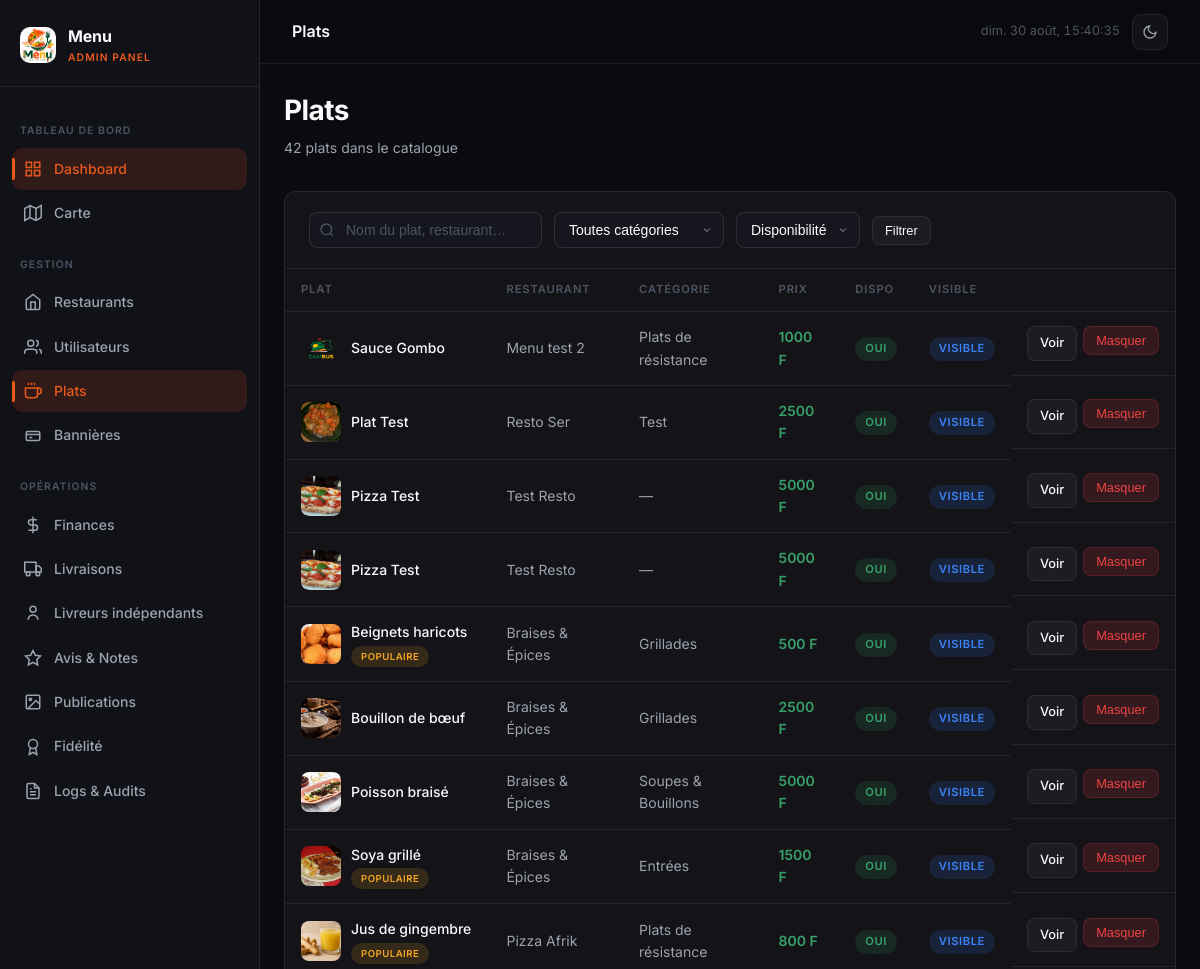
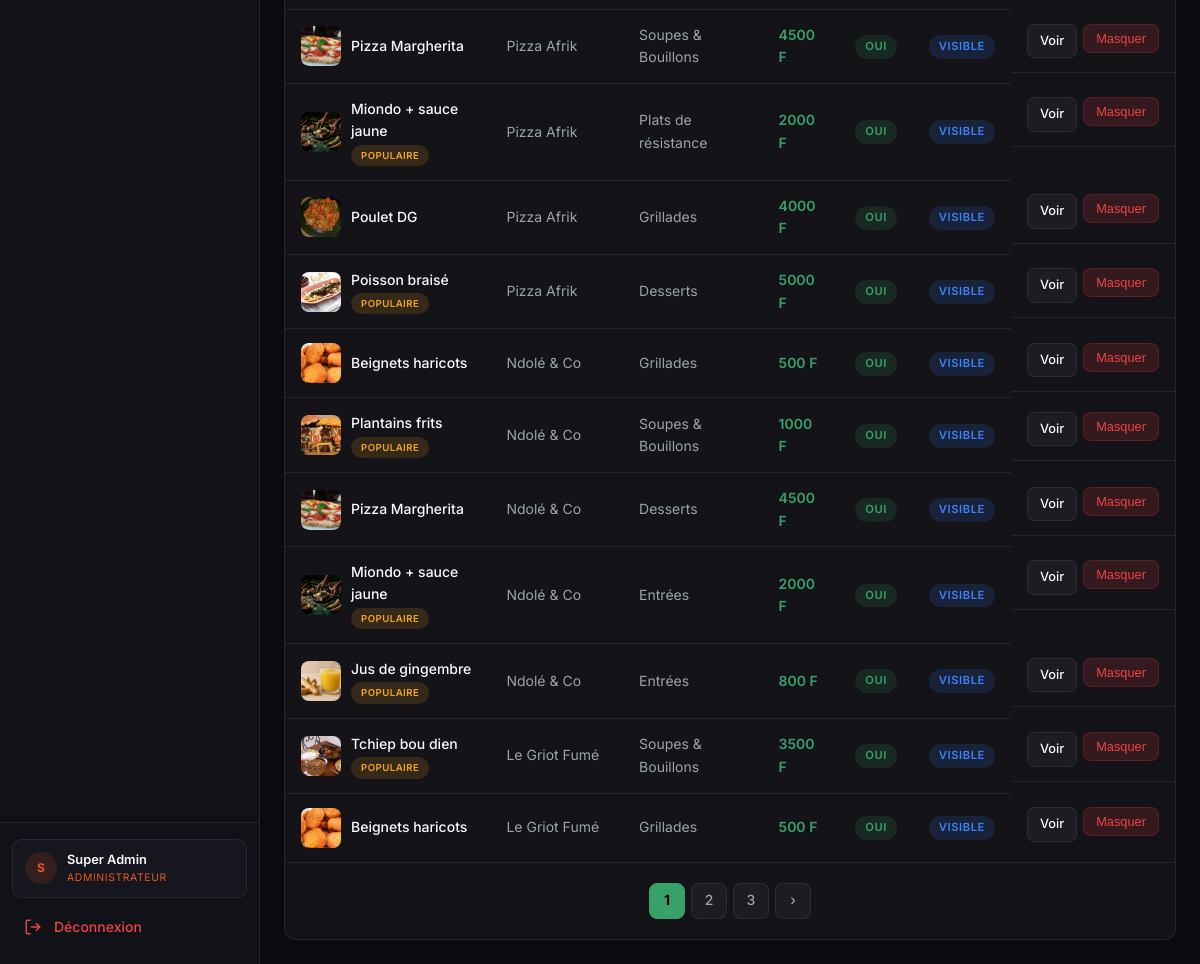
/admin-panel/dishes/ (signed in), run on the app's committed database (2 pictures, top to bottom).
### core/models.py (models this page shows, shortened)
class User(AbstractUser):
    ROLE_CHOICES = [
        ('admin', 'Administrateur'),
        ('restaurant', 'Restaurant'),
        ('client', 'Client'),
        ('livreur', 'Livreur'),
    ]
    role = models.CharField(max_length=20, choices=ROLE_CHOICES, default='client')
    telephone = models.CharField(max_length=20, blank=True)
    allergies = models.CharField(max_length=300, blank=True)
    avatar = models.ImageField(upload_to='avatars/', blank=True, null=True)
    gain_total = models.DecimalField(max_digits=12, decimal_places=0, default=0)
    nombre_livraisons = models.PositiveIntegerField(default=0)
    restaurant_attache = models.ForeignKey(
        'RestaurantProfile', on_delete=models.SET_NULL, null=True, blank=True, related_name='livreurs',
    )
    points_solde = models.PositiveIntegerField(default=0)
    feed_seed = models.UUIDField(default=uuid.uuid4, editable=False)
    class Meta:
        verbose_name = 'Utilisateur'
        verbose_name_plural = 'Utilisateurs'

class Plat(ApercuMixin, models.Model):
    restaurant = models.ForeignKey(RestaurantProfile, on_delete=models.CASCADE, related_name='plats')
    categorie = models.ForeignKey(Categorie, on_delete=models.SET_NULL, null=True, blank=True)
    nom = models.CharField(max_length=200)
    description = models.TextField(blank=True)
    prix = models.DecimalField(max_digits=10, decimal_places=0)
    frais_livraison = models.DecimalField(max_digits=10, decimal_places=0, default=500)
    image = models.ImageField(upload_to='plats/', blank=True, null=True)
    is_available = models.BooleanField(default=True)
    is_popular = models.BooleanField(default=False)
    is_featured = models.BooleanField(default=False)
    is_visible = models.BooleanField(default=True)
    plat_du_jour_le = models.DateField(null=True, blank=True)
    allergies = models.CharField(max_length=300, blank=True)
    ingredients = models.TextField(blank=True)
    created_at = models.DateTimeField(auto_now_add=True)
    class Meta:
        verbose_name = 'Plat'
        verbose_name_plural = 'Plats'

class RestaurantProfile(models.Model):
    user = models.OneToOneField(User, on_delete=models.CASCADE, related_name='restaurant_profile')
    nom = models.CharField(max_length=200)
    description = models.TextField(blank=True)
    adresse = models.CharField(max_length=300)
    ville = models.CharField(max_length=100)
    pays = models.CharField(max_length=100, default='Cameroun')
    latitude = models.DecimalField(max_digits=9, decimal_places=6, null=True, blank=True)
    longitude = models.DecimalField(max_digits=9, decimal_places=6, null=True, blank=True)
    logo = models.ImageField(upload_to='restaurants/logos/', blank=True, null=True)
    cover_image = models.ImageField(upload_to='restaurants/covers/', blank=True, null=True)
    commission_rate = models.DecimalField(max_digits=5, decimal_places=2, default=10.00)
    is_verified = models.BooleanField(default=False)
    is_open = models.BooleanField(default=True)
    temps_livraison_moyen = models.PositiveIntegerField(default=30)
    frais_livraison = models.DecimalField(max_digits=10, decimal_places=0, default=500)
    prix_reservation = models.DecimalField(max_digits=10, decimal_places=0, default=5000)
    note_cache = models.DecimalField(max_digits=3, decimal_places=1, default=0)
    created_at = models.DateTimeField(auto_now_add=True)
    class Meta:
        verbose_name = 'Profil Restaurant'
        verbose_name_plural = 'Profils Restaurants'

class Categorie(models.Model):
    nom = models.CharField(max_length=100)
    description = models.TextField(blank=True)
    icone = models.CharField(max_length=50, blank=True)
    class Meta:
        verbose_name = 'Catégorie'
        verbose_name_plural = 'Catégories'

### core/views/dashboard.py (the view)
    def wrapper(request, *args, **kwargs):
        if not request.user.is_authenticated or request.user.role != 'admin':
            return redirect('core:login')
        return view_func(request, *args, **kwargs)

### templates/admin_panel/dishes/list.html (shortened to what this page needs)
{% extends 'base.html' %}
{% block topbar_title %}Plats{% endblock %}
{% block content %}
<div class="page-header anim-fade-up">
  <div>
    <h1 class="page-title">Plats</h1>
    <p class="page-subtitle">{{ page_obj.paginator.count }} plat{{ page_obj.paginator.count|pluralize }} dans le catalogue</p>
  </div>
</div>
<div class="table-wrapper">
  <div class="table-header">
    <form method="get" class="filter-bar" style="flex:1;">
      <div class="input-search-wrapper">
        <input type="text" name="q" value="{{ q }}" placeholder="Nom du plat, restaurant…" class="input-search">
      </div>
      <select name="categorie" class="input-select" onchange="this.form.submit()">
        <option value="">Toutes catégories</option>
      </select>
      <select name="dispo" class="input-select" onchange="this.form.submit()">
        <option value="">Disponibilité</option>
      </select>
      <button type="submit" class="btn btn-secondary btn-sm">Filtrer</button>
    </form>
  </div>
  {% if page_obj %}
  <table>
    <thead><tr><th>Plat</th><th>Restaurant</th><th>Catégorie</th><th>Prix</th><th>Dispo</th><th>Visible</th><th></th></tr></thead>
    <tbody>
      {% for plat in page_obj %}
      <tr class="anim-fade-up" style="animation-delay:{{ forloop.counter0 }}0ms;">
        <td>
          <div style="display:flex;align-items:center;gap:10px;">
            {% if plat.image %}<img src="{{ plat.image.url }}" style="width:40px;height:40px;border-radius:8px;object-fit:cover;">
            {% else %}<div style="width:40px;height:40px;border-radius:8px;background:var(--accent-amber-dim);display:flex;align-items:center;justify-content:center;font-size:1.2rem;">🍽️</div>{% endif %}
            <div>
              <div style="color:var(--text-primary);font-weight:500;">{{ plat.nom }}</div>
              {% if plat.is_popular %}<span class="badge badge-amber" style="font-size:0.6rem;">Populaire</span>{% endif %}
            </div>
          </div>
        </td>
        <td>{{ plat.restaurant.nom }}</td>
        <td>{{ plat.categorie.nom|default:"—" }}</td>
        <td style="color:var(--accent-green);font-weight:600;">{{ plat.prix|floatformat:0 }} F</td>
        <td>{% if plat.is_available %}<span class="badge badge-green">Oui</span>{% else %}<span class="badge badge-red">Non</span>{% endif %}</td>
        <td>{% if plat.is_visible %}<span class="badge badge-blue">Visible</span>{% else %}<span class="badge badge-gray">Masqué</span>{% endif %}</td>
        <td style="display:flex;gap:6px;">
          <a href="{% url 'core:dish_detail' plat.pk %}" class="btn btn-secondary btn-sm">Voir</a>
          <form method="post" action="{% url 'core:dish_toggle' plat.pk %}">{% csrf_token %}
            <button class="btn {% if plat.is_visible %}btn-danger{% else %}btn-amber{% endif %} btn-sm">{% if plat.is_visible %}Masquer{% else %}Afficher{% endif %}</button>
          </form>
        </td>
      </tr>
      {% endfor %}
    </tbody>
  </table>
  {% if page_obj.has_other_pages %}
  <div class="pagination">
    {% for num in page_obj.paginator.page_range %}{% if page_obj.number == num %}<span class="page-link active">{{ num }}</span>{% elif num > page_obj.number|add:'-3' and num < page_obj.number|add:'3' %}<a href="?page={{ num }}&q={{ q }}" class="page-link">{{ num }}</a>{% endif %}{% endfor %}
    {% if page_obj.has_next %}<a href="?page={{ page_obj.next_page_number }}&q={{ q }}" class="page-link">›</a>{% endif %}
  </div>
  {% endif %}
  {% else %}
  <div class="empty-state"><svg viewBox="0 0 24 24" fill="none" stroke="currentColor" stroke-width="1.5"><path d="M18 8h1a4 4 0 0 1 0 8h-1"/><path d="M2 8h16v9a4 4 0 0 1-4 4H6a4 4 0 0 1-4-4V8z"/></svg><p>Aucun plat trouvé</p></div>
  {% endif %}
</div>
{% endblock %}

### templates/base.html (shortened to what this page needs)
<!DOCTYPE html>
<html lang="fr">
<head>
{% load static %}
<link rel="stylesheet" href="{% static 'css/base.css' %}">
<link rel="stylesheet" href="{% static 'css/sidebar.css' %}">
<link rel="stylesheet" href="{% static 'css/animations.css' %}">
</head>
<body>
<div class="app-layout">
  <aside class="sidebar" id="sidebar">
    <div class="sidebar-header">
      <img src="{% static 'logo.png' %}" alt="Menu" class="sidebar-logo" onerror="this.style.display='none'">
      <div class="sidebar-brand">
        <div class="sidebar-brand-name">Menu</div>
        <div class="sidebar-brand-sub">Admin Panel</div>
      </div>
    </div>
    <nav class="sidebar-nav">
      <span class="nav-section-label">Tableau de bord</span>
      <a href="{% url 'core:dashboard' %}" class="nav-item {% if active_page == 'dashboard' %}active{% endif %}">
        <svg class="nav-icon" viewBox="0 0 24 24" fill="none" stroke-width="2"><rect x="3" y="3" width="7" height="7"/><rect x="14" y="3" width="7" height="7"/><rect x="14" y="14" width="7" height="7"/><rect x="3" y="14" width="7" height="7"/></svg>
        Dashboard
      </a>
      <a href="{% url 'core:map' %}" class="nav-item {% if active_page == 'map' %}active{% endif %}">
        <svg class="nav-icon" viewBox="0 0 24 24" fill="none" stroke-width="2"><polygon points="1 6 1 22 8 18 16 22 23 18 23 2 16 6 8 2 1 6"/><line x1="8" y1="2" x2="8" y2="18"/><line x1="16" y1="6" x2="16" y2="22"/></svg>
        Carte
      </a>
      <span class="nav-section-label">Gestion</span>
      <a href="{% url 'core:restaurant_list' %}" class="nav-item {% if active_page == 'restaurants' %}active{% endif %}">
        <svg class="nav-icon" viewBox="0 0 24 24" fill="none" stroke-width="2"><path d="M3 9l9-7 9 7v11a2 2 0 0 1-2 2H5a2 2 0 0 1-2-2z"/><polyline points="9 22 9 12 15 12 15 22"/></svg>
        Restaurants
      </a>
      <a href="{% url 'core:user_list' %}" class="nav-item {% if active_page == 'users' %}active{% endif %}">
        <svg class="nav-icon" viewBox="0 0 24 24" fill="none" stroke-width="2"><path d="M17 21v-2a4 4 0 0 0-4-4H5a4 4 0 0 0-4 4v2"/><circle cx="9" cy="7" r="4"/><path d="M23 21v-2a4 4 0 0 0-3-3.87"/><path d="M16 3.13a4 4 0 0 1 0 7.75"/></svg>
        Utilisateurs
      </a>
      <a href="{% url 'core:dish_list' %}" class="nav-item {% if active_page == 'dishes' %}active{% endif %}">
        <svg class="nav-icon" viewBox="0 0 24 24" fill="none" stroke-width="2"><path d="M18 8h1a4 4 0 0 1 0 8h-1"/><path d="M2 8h16v9a4 4 0 0 1-4 4H6a4 4 0 0 1-4-4V8z"/><line x1="6" y1="1" x2="6" y2="4"/><line x1="10" y1="1" x2="10" y2="4"/><line x1="14" y1="1" x2="14" y2="4"/></svg>
        Plats
      </a>
      <a href="{% url 'core:banniere_list' %}" class="nav-item {% if active_page == 'bannieres' %}active{% endif %}">
        <svg class="nav-icon" viewBox="0 0 24 24" fill="none" stroke-width="2"><rect x="3" y="6" width="18" height="12" rx="2"/><path d="M3 10h18"/><path d="M7 14h4"/></svg>
        Bannières
      </a>
      <span class="nav-section-label">Opérations</span>
      <a href="{% url 'core:finances' %}" class="nav-item {% if active_page == 'finances' %}active{% endif %}">
        <svg class="nav-icon" viewBox="0 0 24 24" fill="none" stroke-width="2"><line x1="12" y1="1" x2="12" y2="23"/><path d="M17 5H9.5a3.5 3.5 0 0 0 0 7h5a3.5 3.5 0 0 1 0 7H6"/></svg>
        Finances
      </a>
      <a href="{% url 'core:deliveries' %}" class="nav-item {% if active_page == 'deliveries' %}active{% endif %}">
        <svg class="nav-icon" viewBox="0 0 24 24" fill="none" stroke-width="2"><rect x="1" y="3" width="15" height="13"/><polygon points="16 8 20 8 23 11 23 16 16 16 16 8"/><circle cx="5.5" cy="18.5" r="2.5"/><circle cx="18.5" cy="18.5" r="2.5"/></svg>
        Livraisons
      </a>
      <a href="{% url 'core:admin_livreurs' %}" class="nav-item {% if active_page == 'livreurs' %}active{% endif %}">
        <svg class="nav-icon" viewBox="0 0 24 24" fill="none" stroke-width="2"><circle cx="12" cy="7" r="4"/><path d="M5.5 21a6.5 6.5 0 0 1 13 0"/></svg>
        Livreurs indépendants
      </a>
      <a href="{% url 'core:reviews' %}" class="nav-item {% if active_page == 'reviews' %}active{% endif %}">
        <svg class="nav-icon" viewBox="0 0 24 24" fill="none" stroke-width="2"><polygon points="12 2 15.09 8.26 22 9.27 17 14.14 18.18 21.02 12 17.77 5.82 21.02 7 14.14 2 9.27 8.91 8.26 12 2"/></svg>
        Avis & Notes
      </a>
      <a href="{% url 'core:admin_publications' %}" class="nav-item {% if active_page == 'publications' %}active{% endif %}">
        <svg class="nav-icon" viewBox="0 0 24 24" fill="none" stroke-width="2"><rect x="3" y="3" width="18" height="18" rx="2"/><circle cx="8.5" cy="8.5" r="1.5"/><polyline points="21 15 16 10 5 21"/></svg>
        Publications
      </a>
      <a href="{% url 'core:admin_fidelite' %}" class="nav-item {% if active_page == 'fidelite' %}active{% endif %}">
        <svg class="nav-icon" viewBox="0 0 24 24" fill="none" stroke-width="2"><circle cx="12" cy="8" r="6"/><path d="M15.477 12.89 17 22l-5-3-5 3 1.523-9.11"/></svg>
        Fidélité
      </a>
      <a href="{% url 'core:logs' %}" class="nav-item {% if active_page == 'logs' %}active{% endif %}">
        <svg class="nav-icon" viewBox="0 0 24 24" fill="none" stroke-width="2"><path d="M14 2H6a2 2 0 0 0-2 2v16a2 2 0 0 0 2 2h12a2 2 0 0 0 2-2V8z"/><polyline points="14 2 14 8 20 8"/><line x1="16" y1="13" x2="8" y2="13"/><line x1="16" y1="17" x2="8" y2="17"/><polyline points="10 9 9 9 8 9"/></svg>
        Logs & Audits
      </a>
    </nav>
    <div class="sidebar-footer">
      <div class="sidebar-user">
        <div class="sidebar-avatar">{{ request.user.first_name|first|upper|default:request.user.username|first|upper }}</div>
        <div class="sidebar-user-info">
          <div class="sidebar-user-name">{{ request.user.get_full_name|default:request.user.username }}</div>
          <div class="sidebar-user-role">Administrateur</div>
        </div>
      </div>
      <a href="{% url 'core:logout' %}" class="nav-item" style="color:var(--accent-red);">
        <svg class="nav-icon" viewBox="0 0 24 24" fill="none" stroke-width="2"><path d="M9 21H5a2 2 0 0 1-2-2V5a2 2 0 0 1 2-2h4"/><polyline points="16 17 21 12 16 7"/><line x1="21" y1="12" x2="9" y2="12"/></svg>
        Déconnexion
      </a>
    </div>
  </aside>
  <div class="main-content">
    <header class="topbar">
      <div class="topbar-left">
        <span class="topbar-title">{% block topbar_title %}{% endblock %}</span>
      </div>
      <div class="topbar-right">
        <span class="topbar-time" id="topbar-clock"></span>
        <button class="theme-toggle" id="themeToggle" title="Changer de thème" aria-label="Basculer thème clair/sombre">
          <svg class="icon-moon" viewBox="0 0 24 24" fill="none" stroke-width="2"><path d="M21 12.79A9 9 0 1 1 11.21 3 7 7 0 0 0 21 12.79z"/></svg>
        </button>
      </div>
    </header>
    <div class="page-wrapper">
      {% block content %}{% endblock %}
    </div>
  </div>
</div>
</body>
</html>

### data on the page
User: user.first_name|first "S", user.get_full_name "Super Admin"
Plat: image (picture), nom "Sauce Gombo", restaurant.nom "Menu test 2", categorie.nom "Plats de résistance", prix "1000", is_available "OUI", is_visible "VISIBLE"
Plat: image (picture), nom "Plat Test", restaurant.nom "Resto Ser", categorie.nom "Test", prix "2500", is_available "OUI", is_visible "VISIBLE"
Plat: image (picture), nom "Pizza Test", restaurant.nom "Test Resto", categorie.nom "—", prix "5000", is_available "OUI", is_visible "VISIBLE"
Plat: image (picture), nom "Pizza Test", restaurant.nom "Test Resto", categorie.nom "—", prix "5000", is_available "OUI", is_visible "VISIBLE"
Plat: image (picture), nom "Beignets haricots", is_popular "POPULAIRE", restaurant.nom "Braises & Épices", categorie.nom "Grillades", prix "500", is_available "OUI", is_visible "VISIBLE"
Plat: image (picture), nom "Bouillon de bœuf", restaurant.nom "Braises & Épices", categorie.nom "Grillades", prix "2500", is_available "OUI", is_visible "VISIBLE"
Plat: image (picture), nom "Poisson braisé", restaurant.nom "Braises & Épices", categorie.nom "Soupes & Bouillons", prix "5000", is_available "OUI", is_visible "VISIBLE"
Plat: image (picture), nom "Soya grillé", is_popular "POPULAIRE", restaurant.nom "Braises & Épices", categorie.nom "Entrées", prix "1500", is_available "OUI", is_visible "VISIBLE"
Plat: image (picture), nom "Jus de gingembre", is_popular "POPULAIRE", restaurant.nom "Pizza Afrik", categorie.nom "Plats de résistance", prix "800", is_available "OUI", is_visible "VISIBLE"
Plat: image (picture), nom "Pizza Margherita", restaurant.nom "Pizza Afrik", categorie.nom "Soupes & Bouillons", prix "4500", is_available "OUI", is_visible "VISIBLE"
Plat: image (picture), nom "Miondo + sauce jaune", is_popular "POPULAIRE", restaurant.nom "Pizza Afrik", categorie.nom "Plats de résistance", prix "2000", is_available "OUI", is_visible "VISIBLE"
Plat: image (picture), nom "Poulet DG", restaurant.nom "Pizza Afrik", categorie.nom "Grillades", prix "4000", is_available "OUI", is_visible "VISIBLE"
Plat: image (picture), nom "Poisson braisé", is_popular "POPULAIRE", restaurant.nom "Pizza Afrik", categorie.nom "Desserts", prix "5000", is_available "OUI", is_visible "VISIBLE"
Plat: image (picture), nom "Beignets haricots", restaurant.nom "Ndolé & Co", categorie.nom "Grillades", prix "500", is_available "OUI", is_visible "VISIBLE"
Plat: image (picture), nom "Plantains frits", is_popular "POPULAIRE", restaurant.nom "Ndolé & Co", categorie.nom "Soupes & Bouillons", prix "1000", is_available "OUI", is_visible "VISIBLE"
Plat: image (picture), nom "Pizza Margherita", restaurant.nom "Ndolé & Co", categorie.nom "Desserts", prix "4500", is_available "OUI", is_visible "VISIBLE"
Plat: image (picture), nom "Miondo + sauce jaune", is_popular "POPULAIRE", restaurant.nom "Ndolé & Co", categorie.nom "Entrées", prix "2000", is_available "OUI", is_visible "VISIBLE"
Plat: image (picture), nom "Jus de gingembre", is_popular "POPULAIRE", restaurant.nom "Ndolé & Co", categorie.nom "Entrées", prix "800", is_available "OUI", is_visible "VISIBLE"
Plat: image (picture), nom "Tchiep bou dien", is_popular "POPULAIRE", restaurant.nom "Le Griot Fumé", categorie.nom "Soupes & Bouillons", prix "3500", is_available "OUI", is_visible "VISIBLE"
Plat: image (picture), nom "Beignets haricots", restaurant.nom "Le Griot Fumé", categorie.nom "Grillades", prix "500", is_available "OUI", is_visible "VISIBLE"

### other printed values
{{ page_obj.paginator.count }} "42"
{{ num }} "1"
{{ num }} "2" "3"
